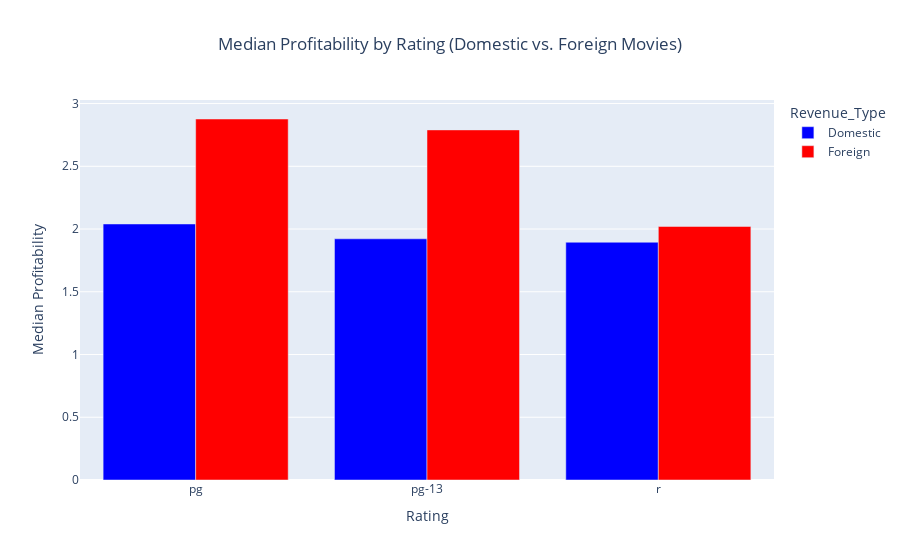
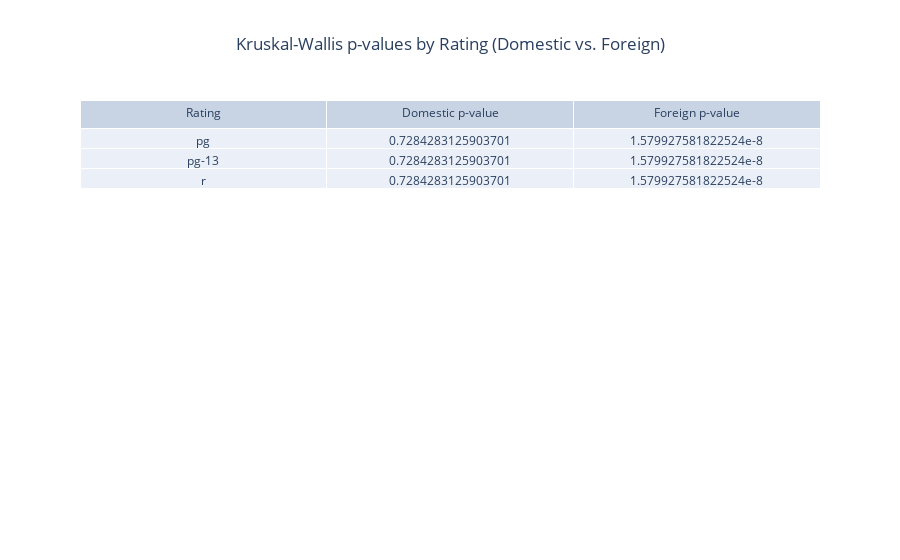

Here is the notebook cell these charts were saved with, in order:
### Markdown cell above
# Analysis

### Code cell
import plotly.graph_objects as go

# Exclude the "g" rating from the analysis
filtered_df = final_df[final_df["Rating"] != "g"]

# Separate Domestic and Foreign movies
domestic_movies = filtered_df[filtered_df["Foreign_higher"] == 0]
international_movies = filtered_df[filtered_df["Foreign_higher"] == 1]

# Group by Rating and calculate the median Worldwide_profit for both groups
domestic_median_profitability = domestic_movies.groupby("Rating")["Worldwide_profit"].median().reset_index()
international_median_profitability = international_movies.groupby("Rating")["Worldwide_profit"].median().reset_index()

# Add Revenue_Type column
domestic_median_profitability["Revenue_Type"] = "Domestic"
international_median_profitability["Revenue_Type"] = "Foreign"

# Merge the two dataframes
combined_profitability = pd.concat([domestic_median_profitability, international_median_profitability])

# Perform Kruskal-Wallis test for Domestic movies and Foreign movies
kruskal_results = {}

# For Domestic movies
domestic_ratings = domestic_movies["Rating"].unique()
domestic_p_values = {}
for rating in domestic_ratings:
    if rating != "g":  # Exclude "g" rating
        # Perform Kruskal-Wallis test for Domestic movies
        rating_data = [domestic_movies[domestic_movies["Rating"] == r]["Worldwide_profit"] for r in domestic_ratings if r != "g"]
        stat, p_value = stats.kruskal(*rating_data)
        domestic_p_values[rating] = p_value

# For Foreign movies
foreign_ratings = international_movies["Rating"].unique()
foreign_p_values = {}
for rating in foreign_ratings:
    if rating != "g":  # Exclude "g" rating
        # Perform Kruskal-Wallis test for Foreign movies
        rating_data = [international_movies[international_movies["Rating"] == r]["Worldwide_profit"] for r in foreign_ratings if r != "g"]
        stat, p_value = stats.kruskal(*rating_data)
        foreign_p_values[rating] = p_value

# Combine the two dataframes for plotting
combined_profitability = pd.concat([domestic_median_profitability, international_median_profitability])

# Create the grouped bar chart
fig_combined = px.bar(
    combined_profitability,
    x="Rating", 
    y="Worldwide_profit", 
    color="Revenue_Type",  # Differentiate by Revenue_Type
    title="Median Profitability by Rating (Domestic vs. Foreign Movies)",
    labels={"Worldwide_profit": "Median Profitability", "Rating": "Rating"},
    color_discrete_map={"Domestic": "blue", "Foreign": "red"},  # Blue for Domestic, Red for Foreign
    barmode="group",  # Group the bars
)

# Create the p-value table
table_data = []
for rating in combined_profitability["Rating"].unique():
    if rating != "g":
        p_value_domestic = domestic_p_values.get(rating, "N/A")
        p_value_foreign = foreign_p_values.get(rating, "N/A")
        table_data.append([rating, p_value_domestic, p_value_foreign])

# Create the table figure
table_fig = go.Figure(data=[go.Table(
    header=dict(values=["Rating", "Domestic p-value", "Foreign p-value"]),
    cells=dict(values=[list(zip(*table_data))[0], list(zip(*table_data))[1], list(zip(*table_data))[2]])
)])

# Update layout for the table figure
table_fig.update_layout(
    title="Kruskal-Wallis p-values by Rating (Domestic vs. Foreign)",
    title_x=0.5,  # Center the title of the table
)

# Update the bar chart layout
fig_combined.update_layout(
    title={
        "text": "Median Profitability by Rating (Domestic vs. Foreign Movies)",
        "x": 0.5,  # Center the title
        "xanchor": "center",  # Anchor the title to the center
    },
    xaxis_title="Rating",
    yaxis_title="Median Profitability",
)

# Show the plot
fig_combined.show()

# Show the p-value table
table_fig.show()

### Figure 1 — Plotly figure (JSON) as saved in the notebook; plotly's stock layout.template omitted (floating-point values rounded to 4 significant figures)
{"data": [{"alignmentgroup": "True", "hovertemplate": "Revenue_Type=Domestic<br>Rating=%{x}<br>Median Profitability=%{y}<extra></extra>", "legendgroup": "Domestic", "marker": {"color": "blue", "pattern": {"shape": ""}}, "name": "Domestic", "offsetgroup": "Domestic", "orientation": "v", "showlegend": true, "textposition": "auto", "type": "bar", "x": ["pg", "pg-13", "r"], "xaxis": "x", "y": [2.04, 1.922, 1.895], "yaxis": "y"}, {"alignmentgroup": "True", "hovertemplate": "Revenue_Type=Foreign<br>Rating=%{x}<br>Median Profitability=%{y}<extra></extra>", "legendgroup": "Foreign", "marker": {"color": "red", "pattern": {"shape": ""}}, "name": "Foreign", "offsetgroup": "Foreign", "orientation": "v", "showlegend": true, "textposition": "auto", "type": "bar", "x": ["pg", "pg-13", "r"], "xaxis": "x", "y": [2.877, 2.79, 2.021], "yaxis": "y"}], "layout": {"barmode": "group", "legend": {"title": {"text": "Revenue_Type"}, "tracegroupgap": 0}, "title": {"text": "Median Profitability by Rating (Domestic vs. Foreign Movies)", "x": 0.5, "xanchor": "center"}, "xaxis": {"anchor": "y", "domain": [0, 1], "title": {"text": "Rating"}}, "yaxis": {"anchor": "x", "domain": [0, 1], "title": {"text": "Median Profitability"}}}}

### Figure 2 — Plotly figure (JSON) as saved in the notebook; plotly's stock layout.template omitted (floating-point values rounded to 4 significant figures)
{"data": [{"cells": {"values": [["pg", "pg-13", "r"], [0.7284, 0.7284, 0.7284], [1.58e-08, 1.58e-08, 1.58e-08]]}, "header": {"values": ["Rating", "Domestic p-value", "Foreign p-value"]}, "type": "table"}], "layout": {"title": {"text": "Kruskal-Wallis p-values by Rating (Domestic vs. Foreign)", "x": 0.5}}}
